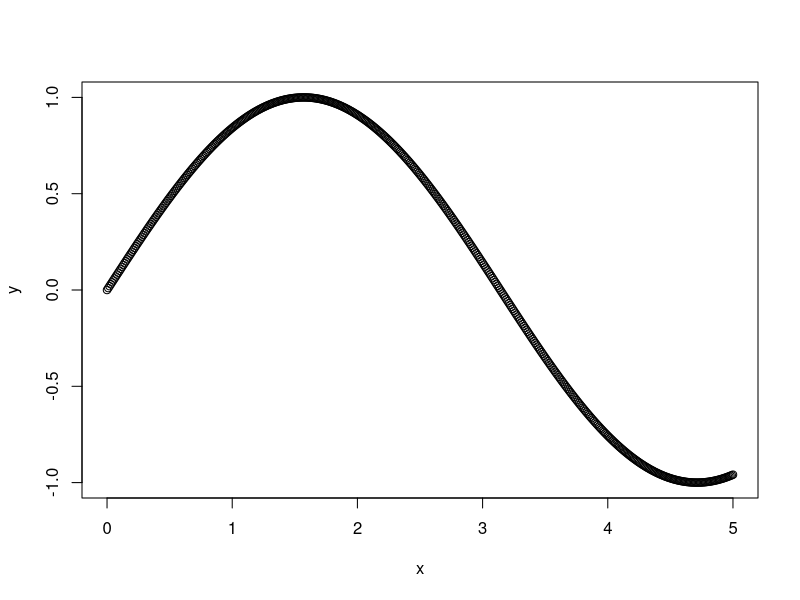

Source code (R):
## ---- chunk 1
x <- c(2, 3, 0, 3, 1, 0, 0, 1)
x^2
x / 3
2 < 1
3 == (1 + 2)
2 != (5 / 3)
rep(c(4, 5, 7), times = 3)
rep(c(4, 5, 7), times = c(1, 3, 2))
x  <- c(1 ,4, 5, 10)
y  <-  c(2, 5, 6, 11)
x + y 
x / y
## ---- chunk 2
i <- 1 : 100
sum(i)
## ---- chunk 3
i <- 0 : 99
sum((1+i)/(2+3*(i-1)^2)*cos(i*pi/100))
## ---- chunk 4
a <- seq (1, 100, by = 4)
b <- seq (3, 100, by = 4)
sum((4/a) - (4/b))

## ---- chunk 5
## creamos un vector x para servir en los ejemplos en caso de necesidad.
set.seed(seed=1)
x=round(rnorm(15,mean=3,sd=0.5),digits=1)
x
## ---- chunk 6
i <- 1 : length(x)
i
## ---- chunk 7
inv_i <- length(x): 1
inv_i
## ---- chunk 8
inv_x <- c(x[15:1])
##no quiero la inversa de los indices(apartado 2), sino los valores de x empezando por el ultimo. Por ello, extraigo los elementos desde el 15 hasta el 1 y los concateno en el vector inv_x
inv_x
## ---- chunk 9
x <- c(2,5,120,5,8,11)
#numero olvidado entre indices 4 y 5, un 7
x <- c(x[1:4], 7, x[5:length(x)])
#he olvidado el ultimo numero, un 3
x[length(x)+1] <- 3
#el valor 120 es en realidad un 12
x[3] <- 12
x
## ---- chunk 10
x <- seq (0, 5, by = 0.01)
y <- sin(x)
plot(x, y)
## ---- chunk 11
x <- rep(c (0.5, 1.5, 3), times = c (4, 4, 4))
x
## ---- chunk 12
x <- sum(x)/(length(x)) #sumatorio de x/ numero de sumandos = mean(x)
x
## ---- chunk 13
x <- c(1, 3, 5, 7, 9)
media <- sum(x)/length(x)
media_cuadrado <- media^2

x2 <- sum(x^2)
media_x2 <- x2/length(x)

x4 <- (media_x2 - media_cuadrado)*length(x)/(length(x)-1)
x4
x3 <- var(x) #comprobamos que obtenemos el resultado correcto
x3
## ---- chunk 14
x <- c(23, 33, 25, 45, 10, 28, 39, 27, 15, 38, 34, 29)
#¿Cuanto habeis gastado en total en el año?
x1 <- sum(x)
x1
#¿Cual ha sido el gasto minimo? 
x2 <- min(x)
x2
#¿Y el maximo? 
x3 <- max(x)
x3
#¿Que meses han supuesto un gasto mayor que el gasto medio?
x4 <- mean(x)
x4
x4 <- which (x > mean(x))
x4
#¿Que porcentaje de meses han supuesto un gasto mayor que el gasto promedio?
x5 <- (length(x4)/length(x)) * 100
x5
